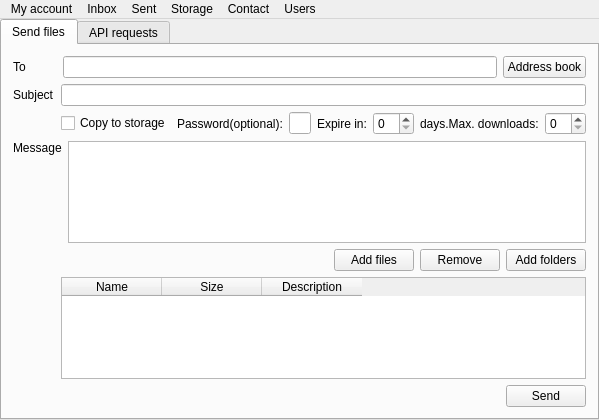
<?xml version="1.0" encoding="UTF-8"?>
<ui version="4.0">
 <class>MainWindow</class>
 <widget class="QMainWindow" name="MainWindow">
  <property name="geometry">
   <rect>
    <x>0</x>
    <y>0</y>
    <width>599</width>
    <height>420</height>
   </rect>
  </property>
  <property name="sizePolicy">
   <sizepolicy hsizetype="Preferred" vsizetype="Preferred">
    <horstretch>0</horstretch>
    <verstretch>0</verstretch>
   </sizepolicy>
  </property>
  <property name="minimumSize">
   <size>
    <width>0</width>
    <height>0</height>
   </size>
  </property>
  <property name="windowTitle">
   <string>DropSend Direct Qt Version</string>
  </property>
  <widget class="QWidget" name="centralWidget">
   <layout class="QHBoxLayout" name="horizontalLayout">
    <property name="spacing">
     <number>0</number>
    </property>
    <property name="margin">
     <number>0</number>
    </property>
    <item>
     <widget class="QTabWidget" name="tabWidget">
      <property name="currentIndex">
       <number>0</number>
      </property>
      <widget class="QWidget" name="tab">
       <attribute name="title">
        <string>Send files</string>
       </attribute>
       <layout class="QVBoxLayout" name="verticalLayout_2">
        <item>
         <widget class="QWidget" name="widget_3" native="true">
          <layout class="QHBoxLayout" name="horizontalLayout_4">
           <property name="spacing">
            <number>6</number>
           </property>
           <property name="margin">
            <number>0</number>
           </property>
           <item>
            <widget class="QWidget" name="widget_2" native="true">
             <layout class="QHBoxLayout" name="horizontalLayout_3">
              <property name="margin">
               <number>0</number>
              </property>
              <item>
               <widget class="QLabel" name="label_2">
                <property name="text">
                 <string>To</string>
                </property>
               </widget>
              </item>
              <item>
               <spacer name="horizontalSpacer_5">
                <property name="orientation">
                 <enum>Qt::Horizontal</enum>
                </property>
                <property name="sizeType">
                 <enum>QSizePolicy::Fixed</enum>
                </property>
                <property name="sizeHint" stdset="0">
                 <size>
                  <width>31</width>
                  <height>20</height>
                 </size>
                </property>
               </spacer>
              </item>
              <item>
               <widget class="QLineEdit" name="mailReceiverEdit"/>
              </item>
             </layout>
            </widget>
           </item>
           <item>
            <widget class="QPushButton" name="pushButton">
             <property name="text">
              <string>Address book</string>
             </property>
            </widget>
           </item>
          </layout>
         </widget>
        </item>
        <item>
         <widget class="QWidget" name="widget" native="true">
          <layout class="QHBoxLayout" name="horizontalLayout_2">
           <property name="margin">
            <number>0</number>
           </property>
           <item>
            <widget class="QLabel" name="label">
             <property name="sizePolicy">
              <sizepolicy hsizetype="Fixed" vsizetype="Preferred">
               <horstretch>0</horstretch>
               <verstretch>0</verstretch>
              </sizepolicy>
             </property>
             <property name="minimumSize">
              <size>
               <width>42</width>
               <height>0</height>
              </size>
             </property>
             <property name="text">
              <string>Subject</string>
             </property>
            </widget>
           </item>
           <item>
            <spacer name="horizontalSpacer_6">
             <property name="orientation">
              <enum>Qt::Horizontal</enum>
             </property>
             <property name="sizeType">
              <enum>QSizePolicy::Fixed</enum>
             </property>
             <property name="sizeHint" stdset="0">
              <size>
               <width>0</width>
               <height>20</height>
              </size>
             </property>
            </spacer>
           </item>
           <item>
            <widget class="QLineEdit" name="mailSubjectEdit"/>
           </item>
          </layout>
         </widget>
        </item>
        <item>
         <widget class="QWidget" name="widget_4" native="true">
          <layout class="QHBoxLayout" name="horizontalLayout_5">
           <property name="margin">
            <number>0</number>
           </property>
           <item>
            <spacer name="horizontalSpacer_7">
             <property name="orientation">
              <enum>Qt::Horizontal</enum>
             </property>
             <property name="sizeType">
              <enum>QSizePolicy::Fixed</enum>
             </property>
             <property name="sizeHint" stdset="0">
              <size>
               <width>48</width>
               <height>20</height>
              </size>
             </property>
            </spacer>
           </item>
           <item>
            <widget class="QCheckBox" name="checkBox">
             <property name="text">
              <string>Copy to storage</string>
             </property>
            </widget>
           </item>
           <item>
            <widget class="QLabel" name="label_3">
             <property name="text">
              <string>Password(optional):</string>
             </property>
            </widget>
           </item>
           <item>
            <widget class="QLineEdit" name="lineEdit_3"/>
           </item>
           <item>
            <widget class="QLabel" name="label_4">
             <property name="text">
              <string>Expire in:</string>
             </property>
            </widget>
           </item>
           <item>
            <widget class="QSpinBox" name="spinBox"/>
           </item>
           <item>
            <widget class="QLabel" name="label_5">
             <property name="text">
              <string>days.Max. downloads:</string>
             </property>
            </widget>
           </item>
           <item>
            <widget class="QSpinBox" name="spinBox_2"/>
           </item>
          </layout>
         </widget>
        </item>
        <item>
         <widget class="QWidget" name="widget_5" native="true">
          <layout class="QHBoxLayout" name="horizontalLayout_9">
           <property name="margin">
            <number>0</number>
           </property>
           <item>
            <widget class="QWidget" name="widget_8" native="true">
             <layout class="QVBoxLayout" name="verticalLayout">
              <property name="margin">
               <number>0</number>
              </property>
              <item>
               <widget class="QLabel" name="label_6">
                <property name="text">
                 <string>Message</string>
                </property>
               </widget>
              </item>
              <item>
               <spacer name="verticalSpacer">
                <property name="orientation">
                 <enum>Qt::Vertical</enum>
                </property>
                <property name="sizeHint" stdset="0">
                 <size>
                  <width>20</width>
                  <height>83</height>
                 </size>
                </property>
               </spacer>
              </item>
             </layout>
            </widget>
           </item>
           <item>
            <widget class="QWidget" name="widget_10" native="true">
             <layout class="QHBoxLayout" name="horizontalLayout_7">
              <property name="margin">
               <number>0</number>
              </property>
              <item>
               <widget class="QPlainTextEdit" name="mailMessageText"/>
              </item>
             </layout>
            </widget>
           </item>
          </layout>
         </widget>
        </item>
        <item>
         <widget class="QWidget" name="widget_6" native="true">
          <property name="sizePolicy">
           <sizepolicy hsizetype="Preferred" vsizetype="Preferred">
            <horstretch>0</horstretch>
            <verstretch>0</verstretch>
           </sizepolicy>
          </property>
          <property name="minimumSize">
           <size>
            <width>0</width>
            <height>0</height>
           </size>
          </property>
          <layout class="QHBoxLayout" name="horizontalLayout_10">
           <property name="margin">
            <number>0</number>
           </property>
           <item>
            <spacer name="horizontalSpacer">
             <property name="orientation">
              <enum>Qt::Horizontal</enum>
             </property>
             <property name="sizeType">
              <enum>QSizePolicy::Expanding</enum>
             </property>
             <property name="sizeHint" stdset="0">
              <size>
               <width>100</width>
               <height>20</height>
              </size>
             </property>
            </spacer>
           </item>
           <item>
            <widget class="QPushButton" name="pushButton_2">
             <property name="sizePolicy">
              <sizepolicy hsizetype="Fixed" vsizetype="Fixed">
               <horstretch>0</horstretch>
               <verstretch>0</verstretch>
              </sizepolicy>
             </property>
             <property name="text">
              <string>Add files</string>
             </property>
            </widget>
           </item>
           <item>
            <widget class="QPushButton" name="pushButton_4">
             <property name="sizePolicy">
              <sizepolicy hsizetype="Fixed" vsizetype="Fixed">
               <horstretch>0</horstretch>
               <verstretch>0</verstretch>
              </sizepolicy>
             </property>
             <property name="text">
              <string>Remove</string>
             </property>
            </widget>
           </item>
           <item>
            <widget class="QPushButton" name="pushButton_3">
             <property name="sizePolicy">
              <sizepolicy hsizetype="Fixed" vsizetype="Fixed">
               <horstretch>0</horstretch>
               <verstretch>0</verstretch>
              </sizepolicy>
             </property>
             <property name="text">
              <string>Add folders</string>
             </property>
            </widget>
           </item>
          </layout>
         </widget>
        </item>
        <item>
         <widget class="QWidget" name="widget_7" native="true">
          <layout class="QHBoxLayout" name="horizontalLayout_6">
           <property name="margin">
            <number>0</number>
           </property>
           <item>
            <spacer name="horizontalSpacer_3">
             <property name="orientation">
              <enum>Qt::Horizontal</enum>
             </property>
             <property name="sizeType">
              <enum>QSizePolicy::Fixed</enum>
             </property>
             <property name="sizeHint" stdset="0">
              <size>
               <width>48</width>
               <height>20</height>
              </size>
             </property>
            </spacer>
           </item>
           <item>
            <widget class="QTableWidget" name="filesTable">
             <property name="columnCount">
              <number>3</number>
             </property>
             <column>
              <property name="text">
               <string>Name</string>
              </property>
             </column>
             <column>
              <property name="text">
               <string>Size</string>
              </property>
             </column>
             <column>
              <property name="text">
               <string>Description</string>
              </property>
             </column>
            </widget>
           </item>
          </layout>
         </widget>
        </item>
        <item>
         <widget class="QWidget" name="widget_9" native="true">
          <layout class="QHBoxLayout" name="horizontalLayout_8">
           <property name="margin">
            <number>0</number>
           </property>
           <item>
            <spacer name="horizontalSpacer_4">
             <property name="orientation">
              <enum>Qt::Horizontal</enum>
             </property>
             <property name="sizeType">
              <enum>QSizePolicy::Fixed</enum>
             </property>
             <property name="sizeHint" stdset="0">
              <size>
               <width>48</width>
               <height>20</height>
              </size>
             </property>
            </spacer>
           </item>
           <item>
            <spacer name="horizontalSpacer_2">
             <property name="orientation">
              <enum>Qt::Horizontal</enum>
             </property>
             <property name="sizeHint" stdset="0">
              <size>
               <width>40</width>
               <height>20</height>
              </size>
             </property>
            </spacer>
           </item>
           <item>
            <widget class="QPushButton" name="pushButton_7">
             <property name="text">
              <string>Send</string>
             </property>
            </widget>
           </item>
          </layout>
         </widget>
        </item>
       </layout>
      </widget>
      <widget class="QWidget" name="tab_2">
       <attribute name="title">
        <string>API requests</string>
       </attribute>
       <layout class="QVBoxLayout" name="verticalLayout_4">
        <item>
         <widget class="QWidget" name="widget_12" native="true">
          <layout class="QVBoxLayout" name="verticalLayout_3">
           <property name="margin">
            <number>0</number>
           </property>
           <item>
            <widget class="QWidget" name="widget_11" native="true">
             <layout class="QHBoxLayout" name="horizontalLayout_11">
              <property name="margin">
               <number>0</number>
              </property>
              <item>
               <widget class="QPushButton" name="pushButton_6">
                <property name="text">
                 <string>fetch user info</string>
                </property>
               </widget>
              </item>
              <item>
               <widget class="QPushButton" name="pushButton_8">
                <property name="text">
                 <string>fetch user's sent files</string>
                </property>
               </widget>
              </item>
              <item>
               <widget class="QPushButton" name="pushButton_9">
                <property name="text">
                 <string>fetch user's receive files</string>
                </property>
               </widget>
              </item>
              <item>
               <widget class="QPushButton" name="pushButton_5">
                <property name="text">
                 <string>fetch account info</string>
                </property>
               </widget>
              </item>
              <item>
               <spacer name="horizontalSpacer_8">
                <property name="orientation">
                 <enum>Qt::Horizontal</enum>
                </property>
                <property name="sizeHint" stdset="0">
                 <size>
                  <width>259</width>
                  <height>20</height>
                 </size>
                </property>
               </spacer>
              </item>
             </layout>
            </widget>
           </item>
          </layout>
         </widget>
        </item>
        <item>
         <widget class="QWidget" name="widget_13" native="true"/>
        </item>
        <item>
         <widget class="QPlainTextEdit" name="debugText"/>
        </item>
       </layout>
      </widget>
     </widget>
    </item>
   </layout>
  </widget>
  <widget class="QMenuBar" name="menuBar">
   <property name="geometry">
    <rect>
     <x>0</x>
     <y>0</y>
     <width>599</width>
     <height>21</height>
    </rect>
   </property>
   <widget class="QMenu" name="menuFile">
    <property name="title">
     <string>My account</string>
    </property>
   </widget>
   <widget class="QMenu" name="menuInbox">
    <property name="title">
     <string>Inbox</string>
    </property>
   </widget>
   <widget class="QMenu" name="menuSent">
    <property name="title">
     <string>Sent</string>
    </property>
   </widget>
   <widget class="QMenu" name="menuStorage">
    <property name="title">
     <string>Storage</string>
    </property>
   </widget>
   <widget class="QMenu" name="menuContacts">
    <property name="title">
     <string>Contact</string>
    </property>
   </widget>
   <widget class="QMenu" name="menuUser">
    <property name="title">
     <string>Users</string>
    </property>
   </widget>
   <addaction name="menuFile"/>
   <addaction name="menuInbox"/>
   <addaction name="menuSent"/>
   <addaction name="menuStorage"/>
   <addaction name="menuContacts"/>
   <addaction name="menuUser"/>
  </widget>
 </widget>
 <layoutdefault spacing="6" margin="11"/>
 <resources/>
 <connections/>
</ui>
